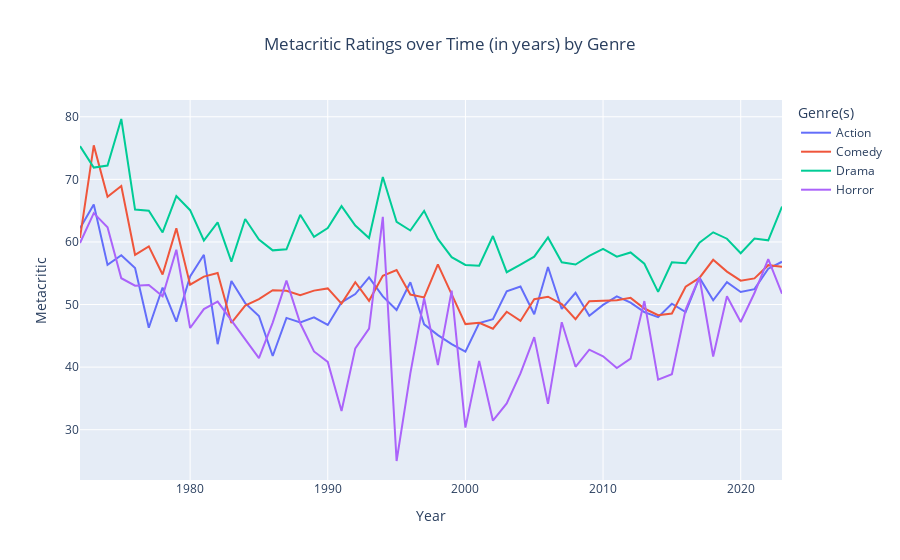

Notebook cell for this chart:
### Code cell
# Plot Metacritic movie ratings by genre per year.
fig3 = px.line(
     df_groupby_genres2,
     x = 'Year',
     y = 'Metacritic',
     color = 'Genre(s)',
     title='Metacritic Ratings over Time (in years) by Genre ',
     height = 500
)

fig3.update_layout(title_x = .5)
fig3.show()

### Figure 1 — Plotly figure (JSON) as saved in the notebook; plotly's stock layout.template omitted (floating-point values rounded to 4 significant figures)
{"data": [{"hovertemplate": "Genre(s)=Action<br>Year=%{x}<br>Metacritic=%{y}<extra></extra>", "legendgroup": "Action", "line": {"color": "#636efa", "dash": "solid"}, "marker": {"symbol": "circle"}, "mode": "lines", "name": "Action", "orientation": "v", "showlegend": true, "type": "scatter", "x": [1972, 1973, 1974, 1975, 1976, 1977, 1978, 1979, 1980, 1981, 1982, 1983, 1984, 1985, 1986, 1987, 1988, 1989, 1990, 1991, 1992, 1993, 1994, 1995, 1996, 1997, 1998, 1999, 2000, 2001, 2002, 2003, 2004, 2005, 2006, 2007, 2008, 2009, 2010, 2011, 2012, 2013, 2014, 2015, 2016, 2017, 2018, 2019, 2020, 2021, 2022, 2023], "xaxis": "x", "y": [62.2, 66, 56.33, 57.88, 55.83, 46.29, 52.71, 47.25, 54.5, 57.94, 43.67, 53.77, 50.23, 48.17, 41.77, 47.87, 47.14, 47.96, 46.73, 50.35, 51.67, 54.35, 51.29, 49.12, 53.57, 46.84, 45.12, 43.68, 42.47, 47.03, 47.65, 52.11, 52.86, 48.46, 56, 49.29, 51.88, 48.19, 49.94, 51.3, 50.31, 48.79, 47.98, 50.13, 48.8, 54.3, 50.68, 53.57, 52, 52.46, 55.73, 56.83], "yaxis": "y"}, {"hovertemplate": "Genre(s)=Comedy<br>Year=%{x}<br>Metacritic=%{y}<extra></extra>", "legendgroup": "Comedy", "line": {"color": "#EF553B", "dash": "solid"}, "marker": {"symbol": "circle"}, "mode": "lines", "name": "Comedy", "orientation": "v", "showlegend": true, "type": "scatter", "x": [1972, 1973, 1974, 1975, 1976, 1977, 1978, 1979, 1980, 1981, 1982, 1983, 1984, 1985, 1986, 1987, 1988, 1989, 1990, 1991, 1992, 1993, 1994, 1995, 1996, 1997, 1998, 1999, 2000, 2001, 2002, 2003, 2004, 2005, 2006, 2007, 2008, 2009, 2010, 2011, 2012, 2013, 2014, 2015, 2016, 2017, 2018, 2019, 2020, 2021, 2022, 2023], "xaxis": "x", "y": [60.64, 75.43, 67.2, 68.94, 57.95, 59.3, 54.8, 62.17, 53.17, 54.46, 55.03, 47.06, 49.83, 50.85, 52.3, 52.19, 51.5, 52.23, 52.58, 50.15, 53.57, 50.59, 54.58, 55.5, 51.59, 51.14, 56.41, 51.52, 46.87, 47.1, 46.14, 48.84, 47.38, 50.86, 51.25, 50.06, 47.67, 50.53, 50.64, 50.69, 51.07, 49.36, 48.3, 48.56, 52.84, 54.25, 57.15, 55.26, 53.82, 54.18, 56.29, 56.02], "yaxis": "y"}, {"hovertemplate": "Genre(s)=Drama<br>Year=%{x}<br>Metacritic=%{y}<extra></extra>", "legendgroup": "Drama", "line": {"color": "#00cc96", "dash": "solid"}, "marker": {"symbol": "circle"}, "mode": "lines", "name": "Drama", "orientation": "v", "showlegend": true, "type": "scatter", "x": [1972, 1973, 1974, 1975, 1976, 1977, 1978, 1979, 1980, 1981, 1982, 1983, 1984, 1985, 1986, 1987, 1988, 1989, 1990, 1991, 1992, 1993, 1994, 1995, 1996, 1997, 1998, 1999, 2000, 2001, 2002, 2003, 2004, 2005, 2006, 2007, 2008, 2009, 2010, 2011, 2012, 2013, 2014, 2015, 2016, 2017, 2018, 2019, 2020, 2021, 2022, 2023], "xaxis": "x", "y": [75.31, 71.88, 72.2, 79.64, 65.17, 65, 61.52, 67.32, 65.07, 60.23, 63.12, 56.86, 63.68, 60.39, 58.66, 58.82, 64.33, 60.83, 62.23, 65.72, 62.62, 60.62, 70.37, 63.22, 61.83, 64.96, 60.48, 57.57, 56.33, 56.2, 60.94, 55.16, 56.38, 57.65, 60.72, 56.75, 56.39, 57.77, 58.88, 57.65, 58.32, 56.53, 52.02, 56.74, 56.59, 59.88, 61.54, 60.52, 58.19, 60.55, 60.26, 65.64], "yaxis": "y"}, {"hovertemplate": "Genre(s)=Horror<br>Year=%{x}<br>Metacritic=%{y}<extra></extra>", "legendgroup": "Horror", "line": {"color": "#ab63fa", "dash": "solid"}, "marker": {"symbol": "circle"}, "mode": "lines", "name": "Horror", "orientation": "v", "showlegend": true, "type": "scatter", "x": [1972, 1973, 1974, 1975, 1976, 1977, 1978, 1979, 1980, 1981, 1982, 1983, 1984, 1985, 1986, 1987, 1988, 1989, 1990, 1991, 1992, 1993, 1994, 1995, 1996, 1997, 1998, 1999, 2000, 2001, 2002, 2003, 2004, 2005, 2006, 2007, 2008, 2009, 2010, 2011, 2012, 2013, 2014, 2015, 2016, 2017, 2018, 2019, 2020, 2021, 2022, 2023], "xaxis": "x", "y": [59.83, 64.6, 62.33, 54.2, 53, 53.12, 51.33, 58.75, 46.25, 49.27, 50.46, 47.5, 44.5, 41.43, 47.11, 53.82, 47, 42.5, 40.83, 33, 43, 46.14, 64, 25, 39, 51, 40.33, 52.22, 30.33, 41, 31.44, 34.2, 39, 44.79, 34.13, 47.18, 40.06, 42.79, 41.73, 39.86, 41.35, 50.56, 38, 38.88, 49.2, 54.36, 41.69, 51.33, 47.2, 51.83, 57.27, 51.73], "yaxis": "y"}], "layout": {"autosize": true, "legend": {"title": {"text": "Genre(s)"}, "tracegroupgap": 0}, "title": {"text": "Metacritic Ratings over Time (in years) by Genre ", "x": 0.5}, "xaxis": {"anchor": "y", "autorange": true, "domain": [0, 1], "range": [1972, 2023], "title": {"text": "Year"}, "type": "linear"}, "yaxis": {"anchor": "x", "autorange": true, "domain": [0, 1], "range": [21.96, 82.68], "title": {"text": "Metacritic"}, "type": "linear"}}}
